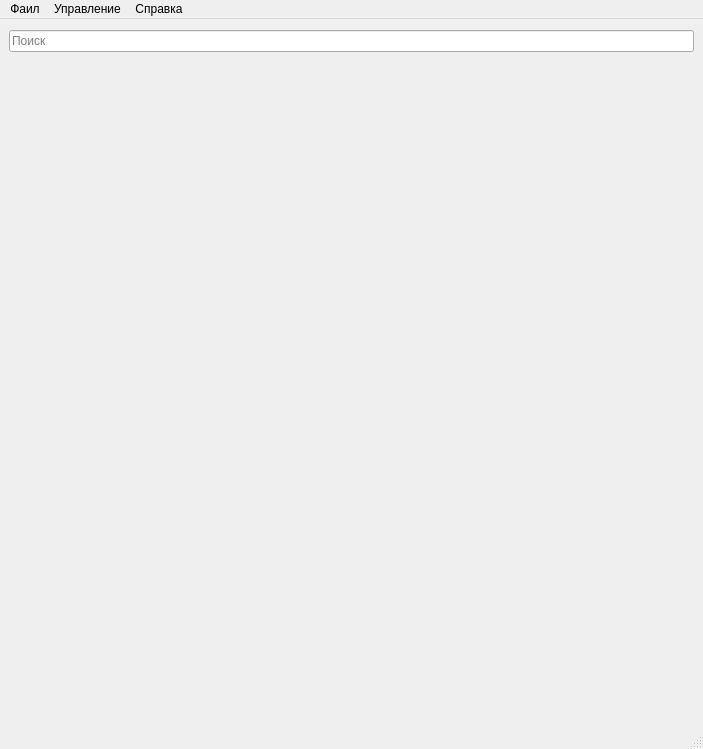
<?xml version="1.0" encoding="UTF-8"?>
<ui version="4.0">
 <class>MainWindow</class>
 <widget class="QMainWindow" name="MainWindow">
  <property name="geometry">
   <rect>
    <x>0</x>
    <y>0</y>
    <width>703</width>
    <height>749</height>
   </rect>
  </property>
  <property name="windowTitle">
   <string>Пользователи</string>
  </property>
  <widget class="QWidget" name="centralwidget">
   <layout class="QVBoxLayout" name="verticalLayout_6">
    <item>
     <layout class="QHBoxLayout" name="horizontalLayout_btn">
      <property name="spacing">
       <number>0</number>
      </property>
      <property name="topMargin">
       <number>1</number>
      </property>
      <property name="bottomMargin">
       <number>1</number>
      </property>
     </layout>
    </item>
    <item>
     <layout class="QHBoxLayout" name="horizontalLayout_2">
      <property name="topMargin">
       <number>0</number>
      </property>
      <property name="bottomMargin">
       <number>5</number>
      </property>
      <item>
       <widget class="QLineEdit" name="lineEdit_searchUser">
        <property name="placeholderText">
         <string>Поиск</string>
        </property>
        <property name="clearButtonEnabled">
         <bool>true</bool>
        </property>
       </widget>
      </item>
     </layout>
    </item>
    <item>
     <widget class="QSplitter" name="splitter">
      <property name="sizePolicy">
       <sizepolicy hsizetype="Expanding" vsizetype="Expanding">
        <horstretch>0</horstretch>
        <verstretch>0</verstretch>
       </sizepolicy>
      </property>
      <property name="orientation">
       <enum>Qt::Horizontal</enum>
      </property>
      <widget class="QWidget" name="verticalLayoutWidget">
       <layout class="QVBoxLayout" name="verticalLayout_list"/>
      </widget>
     </widget>
    </item>
   </layout>
  </widget>
  <widget class="QMenuBar" name="menuBar">
   <property name="geometry">
    <rect>
     <x>0</x>
     <y>0</y>
     <width>703</width>
     <height>23</height>
    </rect>
   </property>
   <widget class="QMenu" name="menussss">
    <property name="title">
     <string>Фаил</string>
    </property>
    <addaction name="separator"/>
    <addaction name="action_exit"/>
   </widget>
   <widget class="QMenu" name="menu">
    <property name="title">
     <string>Управление</string>
    </property>
    <addaction name="action_add"/>
    <addaction name="action_edit"/>
    <addaction name="action_sort"/>
    <addaction name="action_export"/>
   </widget>
   <widget class="QMenu" name="menu_2">
    <property name="title">
     <string>Справка</string>
    </property>
    <addaction name="action_Helpers"/>
   </widget>
   <addaction name="menussss"/>
   <addaction name="menu"/>
   <addaction name="menu_2"/>
  </widget>
  <widget class="QStatusBar" name="statusBar"/>
  <action name="action_2">
   <property name="text">
    <string>Выход</string>
   </property>
  </action>
  <action name="action_exit">
   <property name="text">
    <string>Выход</string>
   </property>
  </action>
  <action name="action_add">
   <property name="text">
    <string>Добавить</string>
   </property>
  </action>
  <action name="action_edit">
   <property name="text">
    <string>Изменить</string>
   </property>
  </action>
  <action name="action_sort">
   <property name="text">
    <string>Сортировка</string>
   </property>
  </action>
  <action name="action_export">
   <property name="text">
    <string>Выгрузить</string>
   </property>
  </action>
  <action name="action_Helpers">
   <property name="text">
    <string>Справка по Helpers</string>
   </property>
  </action>
 </widget>
 <resources/>
 <connections/>
</ui>
